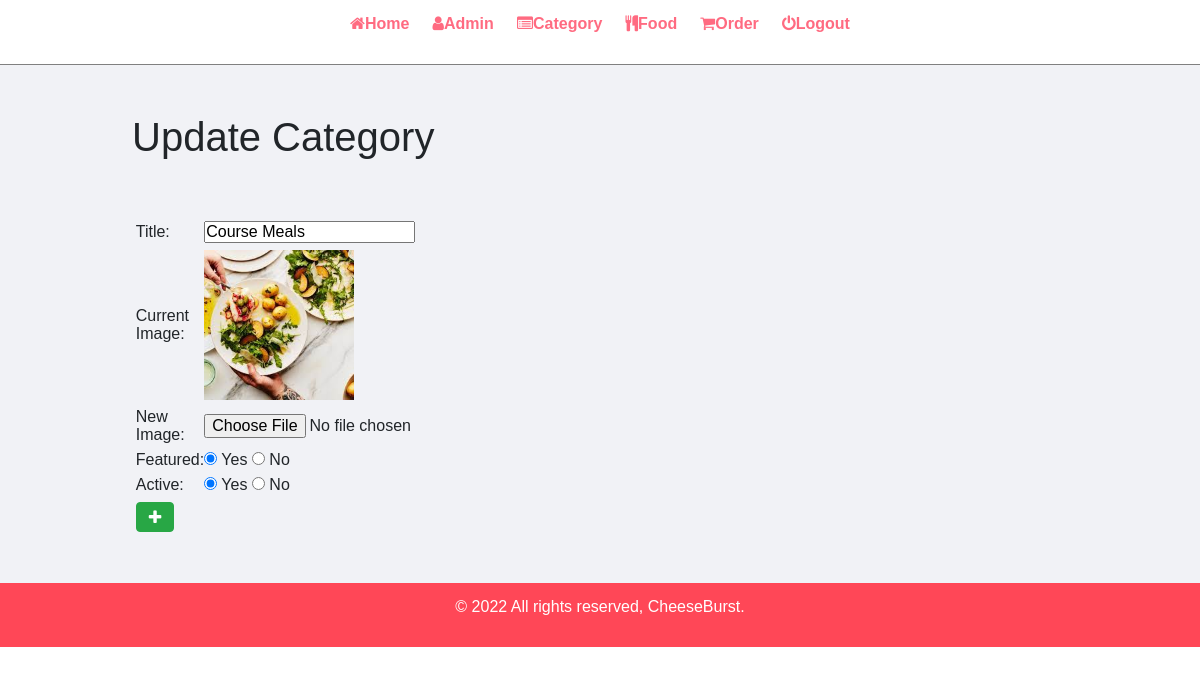
The page /admin/update-category.php?id=1 (signed in) on the database its author committed.
### tables this page shows
CREATE TABLE `tbl_category` (
  `id` int UNSIGNED NOT NULL,
  `title` varchar(100) NOT NULL,
  `image_name` varchar(255) NOT NULL,
  `featured` varchar(10) NOT NULL,
  `active` varchar(10) NOT NULL
);

### admin/update-category.php (the view, shortened to what this page needs)
<?php include('partials/menu.php'); ?>
<div class="main-content">
    <div class="wrapper">
        <h1>Update Category</h1>
        <br><br>
        <?php
            if(isset($_GET['id']))
            {
                $id = $_GET['id'];
                $sql = "SELECT * FROM `tbl_category` WHERE id=$id";
                $res = mysqli_query($conn, $sql);
                $count = mysqli_num_rows($res);
                if($count==1)
                {
                    $row = mysqli_fetch_assoc($res);
                    $title = $row['title'];
                    $current_image = $row['image_name'];
                    $featured = $row['featured'];
                    $active = $row['active'];
                }
                else
                {
                    $_SESSION['no-category-found'] = "<div class='text-danger'>Category not Found.</div>";
                    header('location:'.SITEURL.'admin/manage-category.php');
                }
            }
            else
            {
                header('location:'.SITEURL.'admin/manage-category.php');
            }
        ?>
        <form action="" method="POST" enctype="multipart/form-data">
            <table class="tbl-30">
                <tr>
                    <td>Title: </td>
                    <td>
                        <input type="text" name="title" value="<?php echo $title; ?>">
                    </td>
                </tr>
                <tr>
                    <td>Current Image: </td>
                    <td>
                        <?php
                            if($current_image != "")
                            {
                                ?>
                                <img src="<?php echo SITEURL; ?>images/category/<?php echo $current_image; ?>" width="150px">
                                <?php
                            }
                            else
                            {
                                echo "<div class='text-danger'>Image Not Added.</div>";
                            }
                        ?>
                    </td>
                </tr>
                <tr>
                    <td>New Image: </td>
                    <td>
                        <input type="file" name="image">
                    </td>
                </tr>
                <tr>
                    <td>Featured: </td>
                    <td>
                        <input <?php if($featured=="Yes"){echo "checked";} ?> type="radio" name="featured" value="Yes"> Yes
                        <input <?php if($featured=="No"){echo "checked";} ?> type="radio" name="featured" value="No"> No
                    </td>
                </tr>
                <tr>
                    <td>Active: </td>
                    <td>
                        <input <?php if($active=="Yes"){echo "checked";} ?> type="radio" name="active" value="Yes"> Yes
                        <input <?php if($active=="No"){echo "checked";} ?> type="radio" name="active" value="No"> No
                    </td>
                </tr>
                <tr>
                    <td>
                        <button type="submit" name="submit" value="Update Category" class="btn btn-success"><i class="fa fa-plus"></i></button>
                    </td>
                </tr>
            </table>
        </form>
    </div>
</div>
<?php include('partials/footer.php'); ?>

### css/admin.css (style rules this page uses)
* { margin: 0; padding: 0; font-family: Arial, Helvetica, sans-serif; }
.wrapper { padding: 1%; width: 80%; margin: 0 auto; }
.tbl-30 { width: 30%; }
table tr td { padding: 1%; }
.main-content { background-color: #f1f2f6; padding: 3% 0; }
input[type='text'], input[type='password'] { margin: auto; }

### rows shown on the page
tbl_category: title "Course Meals", image_name (picture), featured "☑", active "☑"
